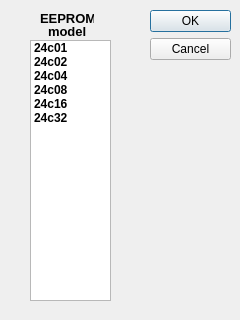
<?xml version="1.0" encoding="UTF-8"?>
<ui version="4.0">
 <class>EepromSize</class>
 <widget class="QDialog" name="EepromSize">
  <property name="geometry">
   <rect>
    <x>0</x>
    <y>0</y>
    <width>240</width>
    <height>320</height>
   </rect>
  </property>
  <property name="windowTitle">
   <string>Dialog</string>
  </property>
  <widget class="QDialogButtonBox" name="buttonBox">
   <property name="geometry">
    <rect>
     <x>150</x>
     <y>10</y>
     <width>81</width>
     <height>301</height>
    </rect>
   </property>
   <property name="orientation">
    <enum>Qt::Vertical</enum>
   </property>
   <property name="standardButtons">
    <set>QDialogButtonBox::Cancel|QDialogButtonBox::Ok</set>
   </property>
  </widget>
  <widget class="QListWidget" name="listWidget">
   <property name="geometry">
    <rect>
     <x>30</x>
     <y>40</y>
     <width>81</width>
     <height>261</height>
    </rect>
   </property>
   <property name="font">
    <font>
     <weight>75</weight>
     <bold>true</bold>
    </font>
   </property>
   <item>
    <property name="text">
     <string>24c01</string>
    </property>
   </item>
   <item>
    <property name="text">
     <string>24c02</string>
    </property>
   </item>
   <item>
    <property name="text">
     <string>24c04</string>
    </property>
   </item>
   <item>
    <property name="text">
     <string>24c08</string>
    </property>
   </item>
   <item>
    <property name="text">
     <string>24c16</string>
    </property>
   </item>
   <item>
    <property name="text">
     <string>24c32</string>
    </property>
   </item>
  </widget>
  <widget class="QLabel" name="label">
   <property name="geometry">
    <rect>
     <x>40</x>
     <y>10</y>
     <width>54</width>
     <height>17</height>
    </rect>
   </property>
   <property name="font">
    <font>
     <pointsize>10</pointsize>
     <weight>75</weight>
     <bold>true</bold>
    </font>
   </property>
   <property name="text">
    <string>EEPROM</string>
   </property>
  </widget>
  <widget class="QLabel" name="label_2">
   <property name="geometry">
    <rect>
     <x>48</x>
     <y>23</y>
     <width>54</width>
     <height>17</height>
    </rect>
   </property>
   <property name="font">
    <font>
     <pointsize>10</pointsize>
     <weight>75</weight>
     <bold>true</bold>
    </font>
   </property>
   <property name="text">
    <string>model</string>
   </property>
  </widget>
 </widget>
 <resources/>
 <connections>
  <connection>
   <sender>buttonBox</sender>
   <signal>accepted()</signal>
   <receiver>EepromSize</receiver>
   <slot>accept()</slot>
   <hints>
    <hint type="sourcelabel">
     <x>248</x>
     <y>254</y>
    </hint>
    <hint type="destinationlabel">
     <x>157</x>
     <y>274</y>
    </hint>
   </hints>
  </connection>
  <connection>
   <sender>buttonBox</sender>
   <signal>rejected()</signal>
   <receiver>EepromSize</receiver>
   <slot>reject()</slot>
   <hints>
    <hint type="sourcelabel">
     <x>316</x>
     <y>260</y>
    </hint>
    <hint type="destinationlabel">
     <x>286</x>
     <y>274</y>
    </hint>
   </hints>
  </connection>
 </connections>
</ui>
